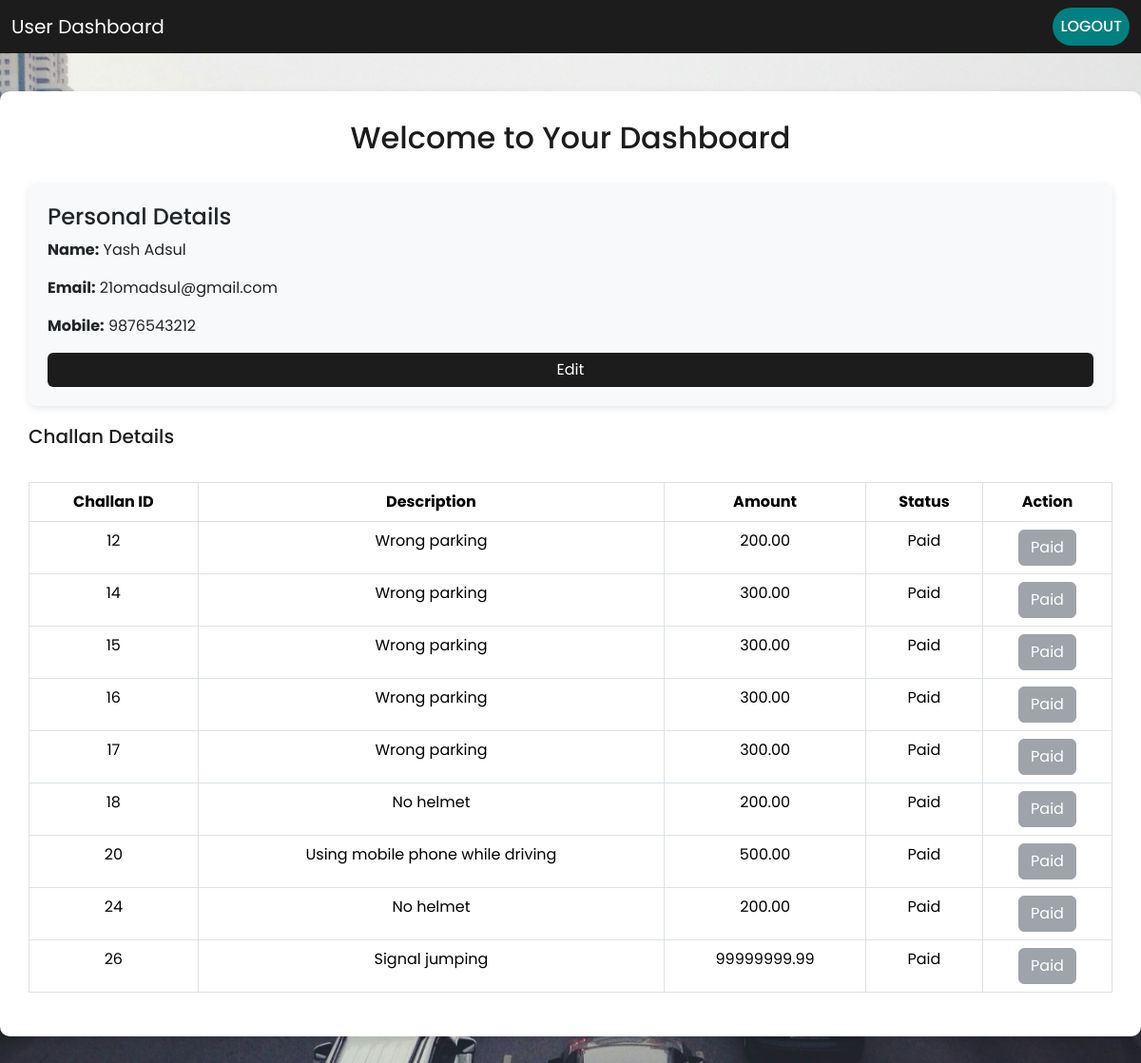
Screenshot of /user/user_dashboard.php (signed in) with the database file from the repository.
### tables this page shows
CREATE TABLE `users` (
  `id` int(11) NOT NULL,
  `full_name` varchar(100) NOT NULL,
  `email` varchar(100) NOT NULL,
  `mobile_no` varchar(15) NOT NULL,
  `password` varchar(255) NOT NULL,
  `cpassword` varchar(255) NOT NULL,
  `token` varchar(255) NOT NULL
);

CREATE TABLE `challans` (
  `id` int(11) NOT NULL,
  `user_id` int(11) NOT NULL,
  `police_id` int(11) NOT NULL,
  `offence_description` text NOT NULL,
  `amount` decimal(10,2) NOT NULL,
  `status` varchar(20) NOT NULL DEFAULT 'Unpaid',
  `issue_date` timestamp NOT NULL DEFAULT current_timestamp()
);

### user/user_dashboard.php (the view, shortened to what this page needs)
<?php
include_once('../config/db_connection.php');
$driver_id = $_SESSION['id'];
$sql = "SELECT * FROM users WHERE id = ?";
$stmt = $conn->prepare($sql);
$stmt->bind_param("i", $driver_id);
$stmt->execute();
$result = $stmt->get_result();
$driver = $result->fetch_assoc();
$sql_challans = "SELECT * FROM challans WHERE user_id = ? ORDER BY FIELD(status, 'Unpaid', 'Paid')";
$stmt_challans = $conn->prepare($sql_challans);
$stmt_challans->bind_param("i", $driver_id);
$stmt_challans->execute();
$challans = $stmt_challans->get_result();
?>
<!DOCTYPE html>
<html lang="en">
<head>
    <link rel="stylesheet" href="https://cdn.jsdelivr.net/npm/bootstrap@5.3.3/dist/css/bootstrap.min.css">
</head>
<body>
    <nav class="navbar navbar-expand-lg">
        <div class="container-fluid">
            <a class="navbar-brand" href="#">User Dashboard</a>
            <div class="collapse navbar-collapse" id="navbarNav">
                <ul class="navbar-nav ms-auto">
                    <li class="nav-item">
                        <a class="nav-link logout-btn" href="user_logout.php">Logout</a>
                    </li>
                </ul>
            </div>
        </div>
    </nav>
    <div class="container">
        <h2>Welcome to Your Dashboard</h2>
        <div class="card">
            <h5 class="card-title">Personal Details</h5>
            <p><strong>Name:</strong> <?= $driver['full_name'] ?></p>
            <p><strong>Email:</strong> <?= $driver['email'] ?></p>
            <p><strong>Mobile:</strong> <?= $driver['mobile_no'] ?></p>
            <a href="edit_driver.php?id=<?= $driver_id ?>" class="btn btn-primary">Edit</a>
        </div>
        <div>
            <h5>Challan Details</h5>
            <div class="table-responsive">
                <table class="table table-bordered mt-3">
                    <thead>
                        <tr>
                            <th>Challan ID</th>
                            <th>Description</th>
                            <th>Amount</th>
                            <th>Status</th>
                            <th>Action</th>
                        </tr>
                    </thead>
                    <tbody>
                        <?php while ($challan = $challans->fetch_assoc()) : ?>
                            <tr>
                                <td data-label="Challan ID"><?= $challan['id'] ?></td>
                                <td data-label="Description"><?= $challan['offence_description'] ?></td>
                                <td data-label="Amount"><?= $challan['amount'] ?></td>
                                <td data-label="Status"><?= $challan['status'] ?></td>
                                <td data-label="Action">
                                    <?php if ($challan['status'] == 'Unpaid') : ?>
                                        <a href="payment_form.php" class="btn btn-success">Make Payment</a>
                                    <?php else : ?>
                                        <button class="btn btn-secondary" disabled>Paid</button>
                                    <?php endif; ?>
                                </td>
                            </tr>
                        <?php endwhile; ?>
                    </tbody>
                </table>
            </div>
        </div>
    </div>
</body>
</html>

### user/user_dashboard.php (style rules this page uses)
:root { --graystone: #1c1c1c; --teal: #008080; --white: #ffffff; --light-gray: #f8f9fa; }
body { font-family: 'Poppins', sans-serif; background-image: url('../raybay-kG71BXh8KFw-unsplash.jpg'); background-size: cover; background-position: center; background-repeat: no-repeat; color: var(--graystone); }
.navbar { background-color: var(--graystone); }
.navbar-brand, .nav-link { color: var(--white) !important; }
.logout-btn { background-color: var(--teal); color: var(--white); padding: 8px 20px; border-radius: 20px; text-transform: uppercase; font-weight: 500; }
.container { max-width: 100%; margin: 40px auto; background-color: var(--white); padding: 30px; border-radius: 10px; box-shadow: 0 4px 12px rgba(0, 0, 0, 0.1); }
h2 { font-weight: 500; text-align: center; margin-bottom: 30px; }
.card { background-color: var(--light-gray); border: none; border-radius: 8px; padding: 20px; margin-bottom: 20px; box-shadow: 0 2px 8px rgba(0, 0, 0, 0.1); }
.card-title { font-size: 1.5rem; font-weight: 500; }
.btn-primary { background-color: var(--graystone); border: none; }
table th, table td { text-align: center; padding: 12px; }
.btn-secondary { background-color: #ddd; color: var(--graystone); }
.table-responsive { margin-top: 20px; }

### rows the page displays
users: full_name "Yash Adsul", email "21omadsul@gmail.com", mobile_no "9876543212"
challans: id "12", offence_description "Wrong parking", amount "200.00", status "Paid"
challans: id "14", offence_description "Wrong parking", amount "300.00", status "Paid"
challans: id "15", offence_description "Wrong parking", amount "300.00", status "Paid"
challans: id "16", offence_description "Wrong parking", amount "300.00", status "Paid"
challans: id "17", offence_description "Wrong parking", amount "300.00", status "Paid"
challans: id "18", offence_description "No helmet", amount "200.00", status "Paid"
challans: id "20", offence_description "Using mobile phone while driving", amount "500.00", status "Paid"
challans: id "24", offence_description "No helmet", amount "200.00", status "Paid"
challans: id "26", offence_description "Signal jumping", amount "99999999.99", status "Paid"
